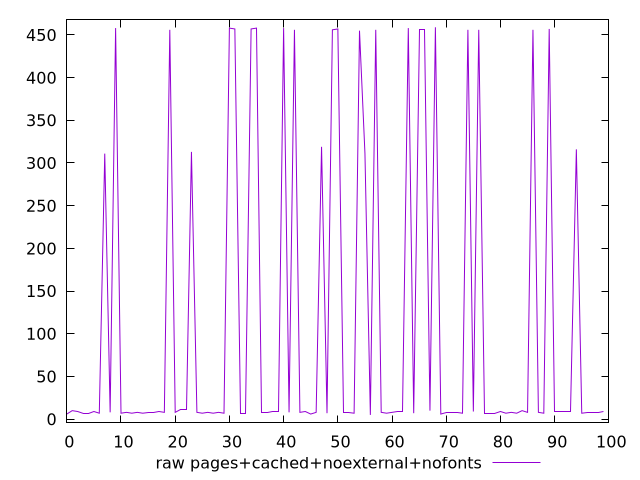

Reproduce this figure in gnuplot.
$_rawPagesCachedNoexternalNofonts <<EOF
6
10
9
7
7
9
7
311
8
458
7
8
7
8
7
8
8
9
8
456
8
11
11
313
8
7
8
7
8
7
458
457
7
7
457
458
8
8
9
9
458
8
456
8
9
6
8
319
7
456
457
8
8
7
455
311
5
456
8
7
8
9
9
458
7
456
456
10
459
6
8
8
8
7
456
9
456
7
7
7
9
7
8
7
10
8
456
8
7
457
9
9
9
9
316
7
8
8
8
9
EOF
set key outside below
set terminal pngcairo
set output "report_00006_2020-11-02T20-21-41.718Z/render-blocking-resources/pages+cached+noexternal+nofonts//raw.png"
set yrange [-4.08:468.08]
plot $_rawPagesCachedNoexternalNofonts title "raw pages+cached+noexternal+nofonts" with line ,
